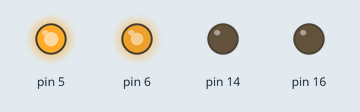
Simulated run of this sketch. Board: Arduino Uno, built with avr-gcc and run on an emulated ATmega328P. On the bench: output pins drawn as LEDs (lit = HIGH).

Above: at 0.05 s.
At 3.25 s:
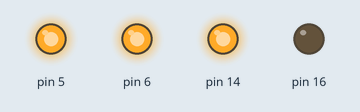
At 7.75 s:
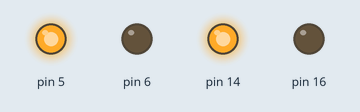
Timing chart, 0 to 9.0 s (numbered marks = the images above):
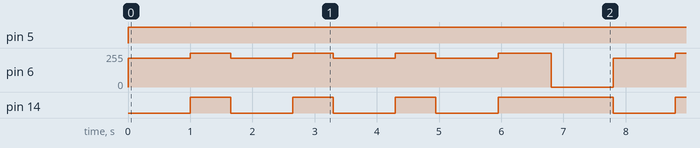

The sketch:

Vooruitachteruit.ino
```cpp
/*
  Name: Spiraal en vierkant
  Date: 20-03-2018
  Author: Marthijn Vliermna

  Description: Vierkant rijden

  Revision: 0.1.0
*/

// include libraries

// ----- Declare Constants -----

// ----- Declare Objects -----

// ----- Declare subroutines and/or functions -----
void vooruit();
void links();
void rond();
// ----- Declare Global Variables -----
int x = 0;

// Setup
void setup()
{
  pinMode(5, OUTPUT);
  pinMode(6, OUTPUT);
  pinMode(14, OUTPUT);
  pinMode(16, OUTPUT);
}

// Main loop
void loop()
{
    while(x < 4)
      {
        vooruit();
        delay(1000);
        links();
        delay(650);
        x = x + 1;
      }
      delay(200);
      rond();
      x = 0;
      delay(1000);
}


// Function or subroutine
void vooruit()
{
    digitalWrite(14, LOW);
    digitalWrite(16, LOW);
    analogWrite(5,255);
    analogWrite(6, 215);

}

void links()
{
    digitalWrite(14, HIGH);
    digitalWrite(16,LOW);
    analogWrite(5,255);
    analogWrite(6,255);
}

void rond()
{
    digitalWrite(14, HIGH);
    analogWrite(6, 0);
    digitalWrite(16, LOW);
    analogWrite(5,255);
}
```

Measured:
- by itself, pin 5: LOW → HIGH at 0.00 s
- by itself, pin 6: repeats every 7.8 s: 3 × (255/255 0.65 s, 215/255 1.0 s), 255/255 0.85 s, 0/255 1.0 s, 215/255 1.0 s
- by itself, pin 14: repeats every 7.8 s: 2 × (LOW 1.0 s, HIGH 0.65 s), LOW 1.0 s, HIGH 1.9 s, LOW 1.0 s, HIGH 0.65 s
